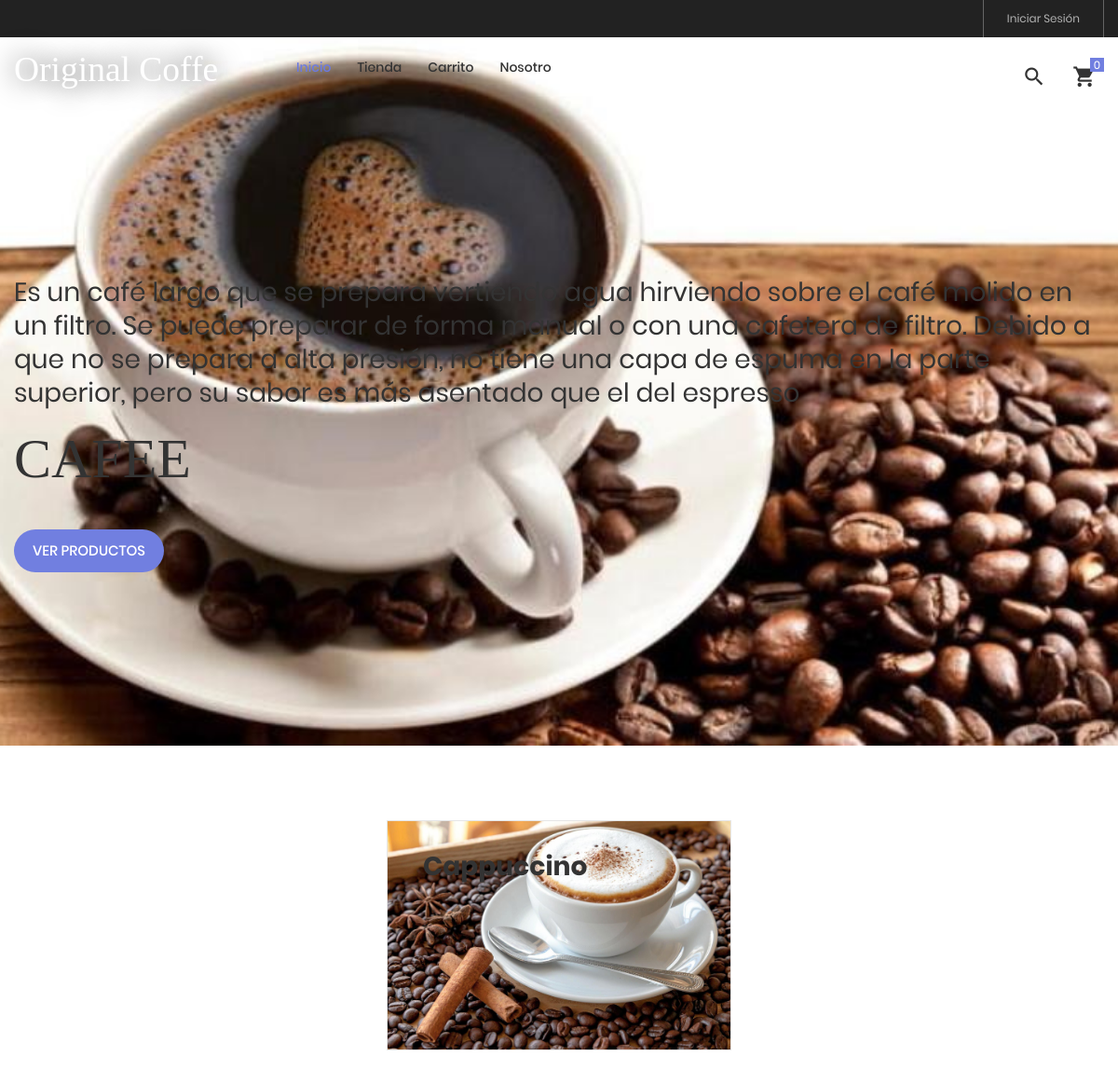
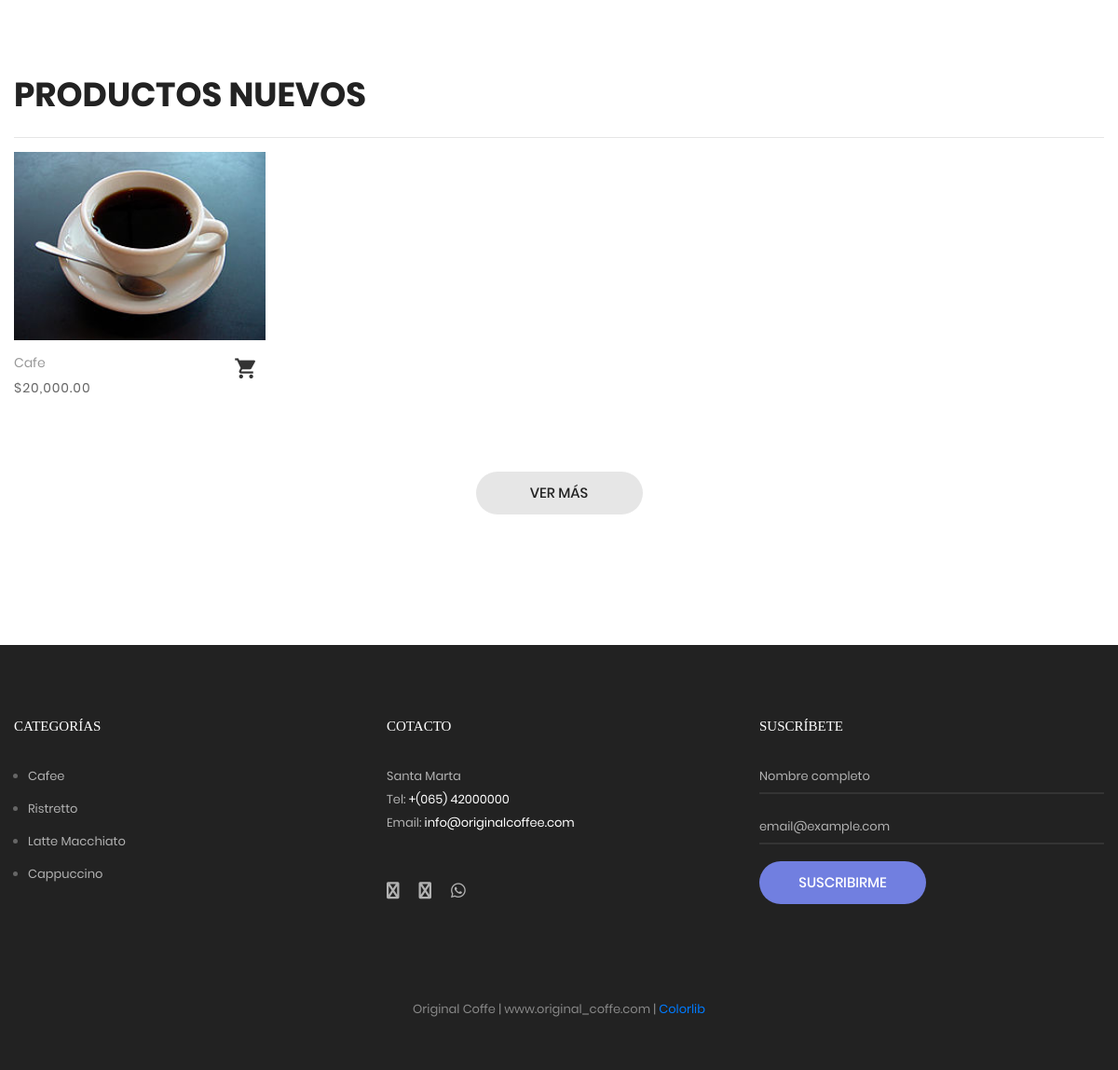
The page / on the database its author committed (2 pictures, top to bottom).
### tables this page shows
CREATE TABLE `categoria` (
  `idcategoria` bigint(20) NOT NULL,
  `nombre` varchar(255) NOT NULL,
  `descripcion` text NOT NULL,
  `portada` varchar(100) NOT NULL,
  `datecreated` datetime NOT NULL DEFAULT current_timestamp(),
  `ruta` varchar(255) NOT NULL,
  `status` int(11) NOT NULL DEFAULT 1
);

CREATE TABLE `producto` (
  `idproducto` bigint(20) NOT NULL,
  `categoriaid` bigint(20) NOT NULL,
  `codigo` varchar(30) NOT NULL,
  `nombre` varchar(255) NOT NULL,
  `descripcion` text NOT NULL,
  `precio` decimal(11,2) NOT NULL,
  `stock` int(11) NOT NULL,
  `imagen` varchar(100) DEFAULT NULL,
  `datecreated` datetime NOT NULL DEFAULT current_timestamp(),
  `ruta` varchar(255) NOT NULL,
  `status` int(11) NOT NULL DEFAULT 1
);

### Libraries/Core/Views.php (called while the page is built)
<?php
	class Views
	{
		function getView($controller,$view,$data="")
		{
			$controller = get_class($controller);
			if($controller == "Home"){
				$view = "Views/".$view.".php";
			}else{
				$view = "Views/".$controller."/".$view.".php";
			}
			require_once ($view);
		}
	}
 ?>

### Controllers/Home.php (called while the page is built, shortened)
<?php
	require_once("Models/TCategoria.php");
	require_once("Models/TProducto.php");
	class Home extends Controllers{
		public function home()
		{
			$pageContent = getPageRout('inicio');
			$data['page_tag'] = NOMBRE_EMPESA;
			$data['page_title'] = NOMBRE_EMPESA;
			$data['page_name'] = "tienda_virtual";
			$data['page'] = $pageContent;
			$data['slider'] = $this->getCategoriasT(CAT_SLIDER);
			$data['banner'] = $this->getCategoriasT(CAT_BANNER);
			$data['productos'] = $this->getProductosT();
			$this->views->getView($this,"home",$data);
		}
	}
 ?>

### index.php (called while the page is built, shortened)
<?php
	require_once("Helpers/Helpers.php");
	require_once("Libraries/Core/Load.php");
 ?>

### Libraries/Core/Mysql.php (called while the page is built, shortened)
<?php
	class Mysql extends Conexion
	{
		private $conexion;
		function __construct()
		{
			$this->conexion = new Conexion();
			$this->conexion = $this->conexion->conect();
		}
		public function select_all(string $query)
		{
			$this->strquery = $query;
        	$result = $this->conexion->prepare($this->strquery);
			$result->execute();
        	$data = $result->fetchall(PDO::FETCH_ASSOC);
        	return $data;
		}
	}
 ?>

### Libraries/Core/Conexion.php (called while the page is built)
<?php
class Conexion{
	private $conect;
	public function __construct(){
		$connectionString = "mysql:host=".DB_HOST.";dbname=".DB_NAME.";charset=".DB_CHARSET;
		try{
			$this->conect = new PDO($connectionString, DB_USER, DB_PASSWORD);
			$this->conect->setAttribute(PDO::ATTR_ERRMODE, PDO::ERRMODE_EXCEPTION);
		}catch(PDOException $e){
			$this->conect = 'Error de conexión';
		    echo "ERROR: " . $e->getMessage();
		}
	}
	public function conect(){
		return $this->conect;
	}
}
?>

### Models/TCategoria.php (called while the page is built, shortened)
<?php
require_once("Libraries/Core/Mysql.php");
trait TCategoria{
	public function getCategoriasT(string $categorias){
		$this->con = new Mysql();
		$sql = "SELECT idcategoria, nombre, descripcion, portada, ruta
				 FROM categoria WHERE status != 0 AND idcategoria IN ($categorias)";
		$request = $this->con->select_all($sql);
		if(count($request) > 0){
			for ($c=0; $c < count($request) ; $c++) {
				$request[$c]['portada'] = BASE_URL.'/Assets/images/uploads/'.$request[$c]['portada'];
			}
		}
		return $request;
	}
}
 ?>

### Helpers/Helpers.php (called while the page is built, shortened)
<?php
	function base_url()
	{
		return BASE_URL;
	}
    function media()
    {
        return BASE_URL."/Assets";
    }
    function footerTienda($data="")
    {
        $view_footer = "Views/Template/footer_tienda.php";
        require_once ($view_footer);
    }
    function formatMoney($cantidad){
        $cantidad = number_format($cantidad,2,SPD,SPM);
        return $cantidad;
    }
    function getCatFooter(){
        require_once ("Models/CategoriasModel.php");
        $objCategoria = new CategoriasModel();
        $request = $objCategoria->getCategoriasFooter();
        return $request;
    }
    function getInfoPage(int $idpagina){
        require_once("Libraries/Core/Mysql.php");
        $con = new Mysql();
        $sql = "SELECT * FROM post WHERE idpost = $idpagina";
        $request = $con->select($sql);
        return $request;
    }
    function getPageRout(string $ruta){
        require_once("Libraries/Core/Mysql.php");
        $con = new Mysql();
        $sql = "SELECT * FROM post WHERE ruta = '$ruta' AND status != 0 ";
        $request = $con->select($sql);
        if(!empty($request)){
            $request['portada'] = $request['portada'] != "" ? media()."/images/uploads/".$request['portada'] : "";
        }
        return $request;
    }
 ?>

### Models/TProducto.php (called while the page is built, shortened)
<?php
require_once("Libraries/Core/Mysql.php");
trait TProducto{
	public function getProductosT(){
		$this->con = new Mysql();
		$sql = "SELECT p.idproducto,
						p.codigo,
						p.nombre,
						p.descripcion,
						p.categoriaid,
						c.nombre as categoria,
						p.precio,
						p.ruta,
						p.stock
				FROM producto p
				INNER JOIN categoria c
				ON p.categoriaid = c.idcategoria
				WHERE p.status != 0 ORDER BY p.idproducto DESC LIMIT ".CANTPORDHOME;
				$request = $this->con->select_all($sql);
				if(count($request) > 0){
					for ($c=0; $c < count($request) ; $c++) {
						$intIdProducto = $request[$c]['idproducto'];
						$sqlImg = "SELECT img
								FROM imagen
								WHERE productoid = $intIdProducto";
						$arrImg = $this->con->select_all($sqlImg);
						if(count($arrImg) > 0){
							for ($i=0; $i < count($arrImg); $i++) {
								$arrImg[$i]['url_image'] = media().'/images/uploads/'.$arrImg[$i]['img'];
							}
						}
						$request[$c]['images'] = $arrImg;
					}
				}
		return $request;
	}
}
 ?>

### Models/CategoriasModel.php (called while the page is built, shortened)
<?php
	class CategoriasModel extends Mysql
	{
		public function getCategoriasFooter(){
			$sql = "SELECT idcategoria, nombre, descripcion, portada, ruta
					FROM categoria WHERE  status = 1 AND idcategoria IN (".CAT_FOOTER.")";
			$request = $this->select_all($sql);
			if(count($request) > 0){
				for ($c=0; $c < count($request) ; $c++) {
					$request[$c]['portada'] = BASE_URL.'/Assets/images/uploads/'.$request[$c]['portada'];
				}
			}
			return $request;
		}
	}
 ?>

### Views/home.php (the view, shortened to what this page needs)
<?php
	$arrSlider = $data['slider'];
	$arrBanner = $data['banner'];
	$arrProductos = $data['productos'];
 ?>
	<section class="section-slide">
		<div class="wrap-slick1">
			<div class="slick1">
			<?php
			for ($i=0; $i < count($arrSlider) ; $i++) {
				$ruta = $arrSlider[$i]['ruta'];
			 ?>
				<div class="item-slick1" style="background-image: url(<?= $arrSlider[$i]['portada'] ?>);">
					<div class="container h-full">
						<div class="flex-col-l-m h-full p-t-100 p-b-30 respon5">
							<div class="layer-slick1 animated visible-false" data-appear="fadeInDown" data-delay="0">
								<span class="ltext-101 cl2 respon2">
									<?= $arrSlider[$i]['descripcion'] ?>
								</span>
							</div>
							<div class="layer-slick1 animated visible-false" data-appear="fadeInUp" data-delay="800">
								<h2 class="ltext-201 cl2 p-t-19 p-b-43 respon1">
									<?= $arrSlider[$i]['nombre'] ?>
								</h2>
							</div>
							<div class="layer-slick1 animated visible-false" data-appear="zoomIn" data-delay="1600">
								<a href="<?= base_url().'/tienda/categoria/'.$arrSlider[$i]['idcategoria'].'/'.$ruta; ?>" class="flex-c-m stext-101 cl0 size-101 bg1 bor1 hov-btn1 p-lr-15 trans-04">
									Ver productos
								</a>
							</div>
						</div>
					</div>
				</div>
			<?php
			}
			?>
			</div>
		</div>
	</section>
	<div class="sec-banner bg0 p-t-80 p-b-50">
		<div class="container">
			<div class="row">
				<?php
				for ($j=0; $j < count($arrBanner); $j++) {
					$ruta = $arrBanner[$j]['ruta'];
				 ?>
				<div class="col-md-6 col-xl-4 p-b-30 m-lr-auto">
					<div class="block1 wrap-pic-w">
						<img src="<?= $arrBanner[$j]['portada'] ?>" alt="<?= $arrBanner[$j]['nombre'] ?>">
						<a href="<?= base_url().'/tienda/categoria/'.$arrBanner[$j]['idcategoria'].'/'.$ruta; ?>" class="block1-txt ab-t-l s-full flex-col-l-sb p-lr-38 p-tb-34 trans-03 respon3">
							<div class="block1-txt-child1 flex-col-l">
								<span class="block1-name ltext-102 trans-04 p-b-8">
									<?= $arrBanner[$j]['nombre'] ?>
								</span>
							</div>
						</a>
					</div>
				</div>
				<?php
				}
				 ?>
			</div>
		</div>
	</div>
	<section class="bg0 p-t-23 p-b-140">
		<div class="container">
			<div class="p-b-10">
				<h3 class="ltext-103 cl5">
					Productos Nuevos
				</h3>
			</div>
			<hr>
			<div class="row isotope-grid">
			<?php
				for ($p=0; $p < count($arrProductos) ; $p++) {
					$rutaProducto = $arrProductos[$p]['ruta'];
					if(count($arrProductos[$p]['images']) > 0 ){
						$portada = $arrProductos[$p]['images'][0]['url_image'];
					}else{
						$portada = media().'/images/uploads/product.png';
					}
			 ?>
				<div class="col-sm-6 col-md-4 col-lg-3 p-b-35 isotope-item women">
					<div class="block2">
						<div class="block2-pic hov-img0">
							<img src="<?= $portada ?>" alt="<?= $arrProductos[$p]['nombre'] ?>">
						</div>
						<div class="block2-txt flex-w flex-t p-t-14">
							<div class="block2-txt-child1 flex-col-l ">
								<a href="<?= base_url().'/tienda/producto/'.$arrProductos[$p]['idproducto'].'/'.$rutaProducto; ?>" class="stext-104 cl4 hov-cl1 trans-04 js-name-b2 p-b-6">
									<?= $arrProductos[$p]['nombre'] ?>
								</a>
								<span class="stext-105 cl3">
									<?= SMONEY.formatMoney($arrProductos[$p]['precio']); ?>
								</span>
							</div>
							<div class="block2-txt-child2 flex-r p-t-3">
								<a href="#"
								 id="<?= openssl_encrypt($arrProductos[$p]['idproducto'],METHODENCRIPT,KEY); ?>"
								 class="btn-addwish-b2 dis-block pos-relative js-addwish-b2 js-addcart-detail
								 icon-header-item cl2 hov-cl1 trans-04 p-l-22 p-r-11
								 ">
									<i class="zmdi zmdi-shopping-cart"></i>
								</a>
							</div>
						</div>
					</div>
				</div>
			<?php } ?>
			</div>
			<div class="flex-c-m flex-w w-full p-t-45">
				<a href="<?= base_url() ?>/tienda" class="flex-c-m stext-101 cl5 size-103 bg2 bor1 hov-btn1 p-lr-15 trans-04">
					Ver más
				</a>
			</div>
		</div>
	</section>
<?php
	footerTienda($data);
 ?>

### Views/Template/footer_tienda.php (shortened to what this page needs)
	<?php
		$catFotter = getCatFooter();
	 ?>
	<footer class="bg3 p-t-75 p-b-32">
		<div class="container">
			<div class="row">
				<div class="col-sm-6 col-lg-4 p-b-50">
					<h4 class="stext-301 cl0 p-b-30">
						Categorías
					</h4>
					<?php if(count($catFotter) > 0){ ?>
					<ul>
						<?php foreach ($catFotter as $cat) { ?>
						<li class="p-b-10">
							<a href="<?= base_url() ?>/tienda/categoria/<?= $cat['idcategoria'].'/'.$cat['ruta'] ?>" class="stext-107 cl7 hov-cl1 trans-04">
								<?= $cat['nombre'] ?>
							</a>
						</li>
						<?php } ?>
					</ul>
					<?php } ?>
				</div>
				<div class="col-sm-6 col-lg-4 p-b-50">
					<h4 class="stext-301 cl0 p-b-30">
						Cotacto
					</h4>
					<p class="stext-107 cl7 size-201">
						<?= DIRECCION ?> <br>
						Tel: <a class="linkFooter" href="tel:<?= TELEMPRESA ?>"><?= TELEMPRESA ?></a><br>
						Email: <a class="linkFooter" href="mailto:<?= EMAIL_EMPRESA ?>"><?= EMAIL_EMPRESA ?></a>
					</p>
					<div class="p-t-27">
						<a href="<?= FACEBOOK ?>" target="_blanck" class="fs-18 cl7 hov-cl1 trans-04 m-r-16">
							<i class="fa fa-facebook"></i>
						</a>
						<a href="<?= INSTAGRAM ?>" target="_blanck"  class="fs-18 cl7 hov-cl1 trans-04 m-r-16">
							<i class="fa fa-instagram"></i>
						</a>
						<a href="https://wa.me/<?= WHATSAPP ?>" target="_blanck"  class="fs-18 cl7 hov-cl1 trans-04 m-r-16">
							<i class="fab fa-whatsapp"></i>
						</a>
					</div>
				</div>
				<div class="col-sm-6 col-lg-4 p-b-50">
					<h4 class="stext-301 cl0 p-b-30">
						Suscríbete
					</h4>
					<form id="frmSuscripcion" name="frmSuscripcion">
						<div class="wrap-input1 w-full p-b-4">
							<input class="input1 bg-none plh1 stext-107 cl7" type="text" id="nombreSuscripcion" name="nombreSuscripcion" placeholder="Nombre completo" required>
						</div>
						<br>
						<div class="wrap-input1 w-full p-b-4">
							<input class="input1 bg-none plh1 stext-107 cl7" type="email" id="emailSuscripcion" name="emailSuscripcion" placeholder="email@example.com" required >
						</div>
						<div class="p-t-18">
							<button class="flex-c-m stext-101 cl0 size-103 bg1 bor1 hov-btn2 p-lr-15 trans-04">
								Suscribirme
							</button>
						</div>
					</form>
				</div>
			</div>
			<div class="p-t-40">
				<p class="stext-107 cl6 txt-center">
					<?= NOMBRE_EMPESA; ?> | <?= WEB_EMPRESA; ?> | <a href="https://colorlib.com" target="_blank">Colorlib</a>
				</p>
			</div>
		</div>
	</footer>
</body>
</html>

### Assets/tienda/css/main.css (style rules this page uses)
.container { max-width: 1380px; }
@media (max-width: 1600px) { .container { max-width: 1200px; } }
.slick-slide { outline: none !important; }
.container p { margin-bottom: 20px; }
.container ul, .container ol { margin-left: 15px; margin-bottom: 20px; }
.container ul, .container ul li { list-style: initial; }
.icon-header-item { position: relative; font-size: 26px; line-height: 1; cursor: pointer; }
.wrap-slick1 { position: relative; }
.item-slick1 { height: calc(100vh - 40px); background-size: cover; background-repeat: no-repeat; background-position: center center; }
.block1 { position: relative; border: 1px solid #e6e6e6; }
.block1-txt { background-color: rgba(103,117,214,0.0); }
.block1-name { color: #333; }
.block2-pic { position: relative; }
.block2-txt-child1 { width: calc(100% - 30px); }
.block2-txt-child2 { width: 30px; }
.cl0 { color: #fff; }
.cl2 { color: #333; }
.cl3 { color: #666; }
.cl4 { color: #999; }
.cl5 { color: #222; }
.cl6 { color: #888; }
.cl7 { color: #b2b2b2; }
.stext-101 { font-family: Poppins-Medium; font-size: 15px; line-height: 1.466667; text-transform: uppercase; }
.stext-104 { font-family: Poppins-Regular; font-size: 14px; line-height: 1.466667; }
.stext-105 { font-family: Poppins-Regular; font-size: 14px; line-height: 1.466667; letter-spacing: 1px; }
.stext-107 { font-family: Poppins-Regular; font-size: 13px; line-height: 1.923; }
.stext-301 { font-family: Montserrat-Bold; font-size: 15px; line-height: 1.6; text-transform: uppercase; }
.ltext-101 { font-family: Poppins-Regular; font-size: 28px; line-height: 1.2857; }
.ltext-102 { font-family: Poppins-Bold; font-size: 28px; line-height: 1.1; }
.ltext-103 { font-family: Poppins-Bold; font-size: 36px; line-height: 1.1; text-transform: uppercase; }
.ltext-201 { font-family: PlayfairDisplay-Bold; font-size: 60px; line-height: 1.1; text-transform: uppercase; }
.size-101 { min-width: 161px; height: 46px; }
.size-103 { min-width: 179px; height: 46px; }
.size-201 { max-width: 270px; }
.bg-none { background-color: transparent; }
.bg0 { background-color: #fff; }
.bg1 { background-color: #717fe0; }
.bg2 { background-color: #e6e6e6; }
.bg3 { background-color: #222; }
.bor1 { border-radius: 23px; }
.wrap-input1 { position: relative; border-bottom: 2px solid rgba(204,204,204, 0.1); }
.input1 { background-color: transparent; width: 100%; }
.hov-img0 { display: block; overflow: hidden; }
.hov-img0 img { width: 100%; -webkit-transition: transform 0.9s ease; -o-transition: transform 0.9s ease; -moz-transition: transform 0.9s ease; transition: transform 0.9s ease; }
.linkFooter { color: #FFF !important; }

### rows shown on the page
categoria: descripcion "Es un café largo que se prepara vertiendo agua hirviendo sobre el café molido en un filtro. Se puede preparar de forma manual o con una cafetera de filtro. Debido a que no se prepara a alta presión, no tiene una capa de espuma en la parte superior, pero su sabor es más asentado que el del espresso", nombre "CAFEE", nombre "Cafee"
categoria: nombre "Cappuccino"
producto: nombre "Cafe", precio "20,000.00"
categoria: nombre "Ristretto"
categoria: nombre "Latte Macchiato"

### other values the page prints
DIRECCION "Santa Marta"
TELEMPRESA "+(065) 42000000"
EMAIL_EMPRESA "info@originalcoffee.com"
NOMBRE_EMPESA "Original Coffe"
WEB_EMPRESA "www.original_coffe.com"
